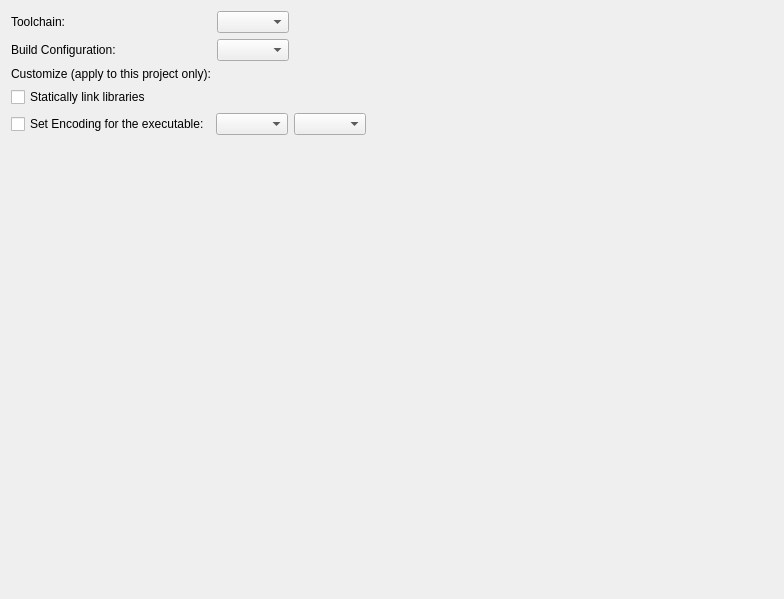
<?xml version="1.0" encoding="UTF-8"?>
<ui version="4.0">
 <class>ProjectCompilerWidget</class>
 <widget class="QWidget" name="ProjectCompilerWidget">
  <property name="geometry">
   <rect>
    <x>0</x>
    <y>0</y>
    <width>784</width>
    <height>599</height>
   </rect>
  </property>
  <property name="windowTitle">
   <string>Form</string>
  </property>
  <layout class="QGridLayout" name="gridLayout">
   <item row="0" column="0">
    <widget class="QLabel" name="label">
     <property name="text">
      <string>Toolchain:</string>
     </property>
    </widget>
   </item>
   <item row="0" column="1">
    <widget class="QComboBox" name="cbToolchain"/>
   </item>
   <item row="0" column="2">
    <spacer name="horizontalSpacer">
     <property name="orientation">
      <enum>Qt::Horizontal</enum>
     </property>
     <property name="sizeHint" stdset="0">
      <size>
       <width>40</width>
       <height>20</height>
      </size>
     </property>
    </spacer>
   </item>
   <item row="1" column="0">
    <widget class="QLabel" name="label_3">
     <property name="text">
      <string>Build Configuration:</string>
     </property>
    </widget>
   </item>
   <item row="1" column="1">
    <widget class="QComboBox" name="cbBuildConfig"/>
   </item>
   <item row="1" column="2">
    <spacer name="horizontalSpacer_2">
     <property name="orientation">
      <enum>Qt::Horizontal</enum>
     </property>
     <property name="sizeHint" stdset="0">
      <size>
       <width>40</width>
       <height>20</height>
      </size>
     </property>
    </spacer>
   </item>
   <item row="2" column="0">
    <widget class="QLabel" name="label_2">
     <property name="text">
      <string>Customize (apply to this project only):</string>
     </property>
    </widget>
   </item>
   <item row="3" column="0" colspan="3">
    <widget class="QCheckBox" name="chkStaticLink">
     <property name="text">
      <string>Statically link libraries</string>
     </property>
    </widget>
   </item>
   <item row="4" column="0" colspan="3">
    <widget class="QWidget" name="panelAddCharset" native="true">
     <layout class="QHBoxLayout" name="horizontalLayout">
      <property name="leftMargin">
       <number>0</number>
      </property>
      <property name="topMargin">
       <number>0</number>
      </property>
      <property name="rightMargin">
       <number>0</number>
      </property>
      <property name="bottomMargin">
       <number>0</number>
      </property>
      <item>
       <widget class="QCheckBox" name="chkAddCharset">
        <property name="text">
         <string>Set Encoding for the executable:</string>
        </property>
       </widget>
      </item>
      <item>
       <widget class="QComboBox" name="cbEncoding"/>
      </item>
      <item>
       <widget class="QComboBox" name="cbEncodingDetails"/>
      </item>
      <item>
       <spacer name="horizontalSpacer_3">
        <property name="orientation">
         <enum>Qt::Horizontal</enum>
        </property>
        <property name="sizeHint" stdset="0">
         <size>
          <width>40</width>
          <height>20</height>
         </size>
        </property>
       </spacer>
      </item>
     </layout>
    </widget>
   </item>
   <item row="5" column="0" colspan="3">
    <widget class="CompileArgumentsWidget" name="tabOptions">
     <property name="documentMode">
      <bool>true</bool>
     </property>
    </widget>
   </item>
   <item row="6" column="0" colspan="3">
    <widget class="QWidget" name="widget" native="true"/>
   </item>
  </layout>
 </widget>
 <customwidgets>
  <customwidget>
   <class>CompileArgumentsWidget</class>
   <extends>QTabWidget</extends>
   <header location="global">src/widgets/compileargumentswidget.h</header>
   <container>1</container>
  </customwidget>
 </customwidgets>
 <tabstops>
  <tabstop>cbToolchain</tabstop>
  <tabstop>cbBuildConfig</tabstop>
  <tabstop>chkStaticLink</tabstop>
  <tabstop>chkAddCharset</tabstop>
  <tabstop>cbEncoding</tabstop>
  <tabstop>cbEncodingDetails</tabstop>
  <tabstop>tabOptions</tabstop>
 </tabstops>
 <resources/>
 <connections/>
</ui>
